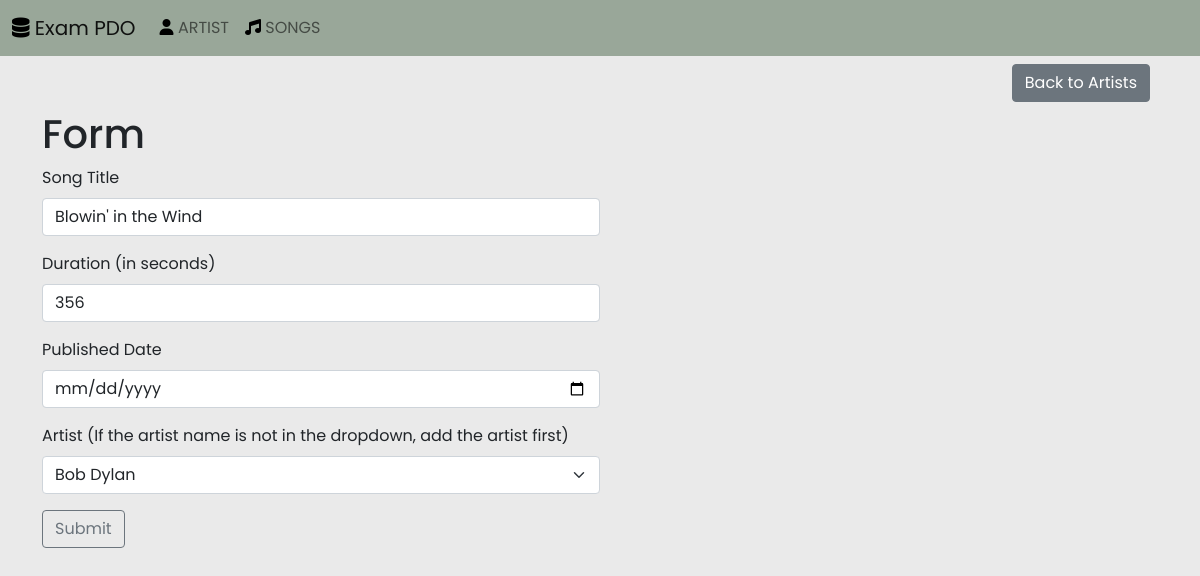
/song-edit-form.php?edit=1, run on the app's committed database.
### tables this page shows
CREATE TABLE IF NOT EXISTS `song` (
  `id` int(11) NOT NULL AUTO_INCREMENT,
  `artist_id` int(11) NOT NULL,
  `title` varchar(255) NOT NULL,
  `time` int(11) NOT NULL,
  `published_at` datetime NOT NULL,
  PRIMARY KEY (`id`),
  KEY `IDX_33EDEEA1B7970CF8` (`artist_id`)
);

CREATE TABLE IF NOT EXISTS `artist` (
  `id` int(11) NOT NULL AUTO_INCREMENT,
  `name` varchar(255) NOT NULL,
  `age` int(11) NOT NULL,
  PRIMARY KEY (`id`)
);

### class/Song.php (called while the page is built, shortened)
<?php
class Song extends Connection
{
    public function displaySong($idInput)
    {
        $pdo = $this->connection();
        $query = "SELECT * FROM song WHERE `id`=".$idInput.";";
        $results = $pdo->prepare($query);
        $results->execute();
        $row = $results->fetch(PDO::FETCH_ASSOC);
        return $row;
    }
}

### class/Artist.php (called while the page is built, shortened)
<?php
class Artist extends Connection
{
    public function displayArtistDistinct()
    {
        $pdo = $this->connection();
        $query = "SELECT DISTINCT `name`, `id` FROM `artist`;";
        $results = $pdo->prepare($query);
        $results->execute();
        $rows = $results->fetchAll(PDO::FETCH_ASSOC);
        return $rows;
    }
}

### song-edit-form.php (the view, shortened to what this page needs)
<?php
include 'header.php';
include 'class/Song.php';
include 'class/Artist.php';
$song = new Song;
$newSong = $_GET['edit'];
$viewSong = $song->displaySong($newSong);
?>
<div class="container">
    <div class="d-flex flex-row-reverse">
        <a class="btn btn-secondary my-2 mx-2" href="index.php">Back to Artists</a>
    </div>
</div>
<div class="container">
    <h1>Form</h1>
    <div class="col-6">
        <form action="song-edit-form-treat.php" method="post">
            <div class="mb-3">
                <label for="titleInput" class="form-label">Song Title</label>
                <input type="text" class="form-control" id="titleInput" name="title" value="<?php echo $viewSong['title'] ?>">
            </div>
            <div class="mb-3">
                <label for="timeInput" class="form-label">Duration (in seconds)</label>
                <input type="number" class="form-control" id="timeInput" name="time" value="<?php echo $viewSong['time'] ?>">
            </div>
            <div class="mb-3">
                <label for="publishedInput" class="form-label">Published Date</label>
                <input type="date" class="form-control" id="publishedInput" name="published" value="<?php echo $viewSong['published_at'] ?>">
            </div>
            <div class="mb-3">
                <label for="artistInput" class="form-label">Artist (If the artist name is not in the dropdown, add the artist first)</label>
                <select class="form-select" id="artistInput" name="artist">
                    <?php
                    $artist = new Artist();
                    $artistNameList = $artist->displayArtistDistinct();
                    foreach ($artistNameList as $artistName){
                        ?>
                        <option value="<?php echo $artistName['id'] ?>"
                            <?php
                            if($artistName['id'] === $viewSong['id']){
                                echo "selected";
                            }
                            ?>
                        >
                            <?php
                            echo $artistName['name'];
                            ?>
                        </option>
                        <?php
                    }
                    ?>
                </select>
            </div>
            <button type="submit" class="btn btn-outline-secondary">Submit</button>
        </form>
    </div>
</div>

### styles/styles.css (style rules this page uses)
body { font-family: 'Poppins', sans-serif; background-color: #EAEAEA; }

### data on the page
song: title "Blowin' in the Wind", time "356", artist "Bob Dylan"
